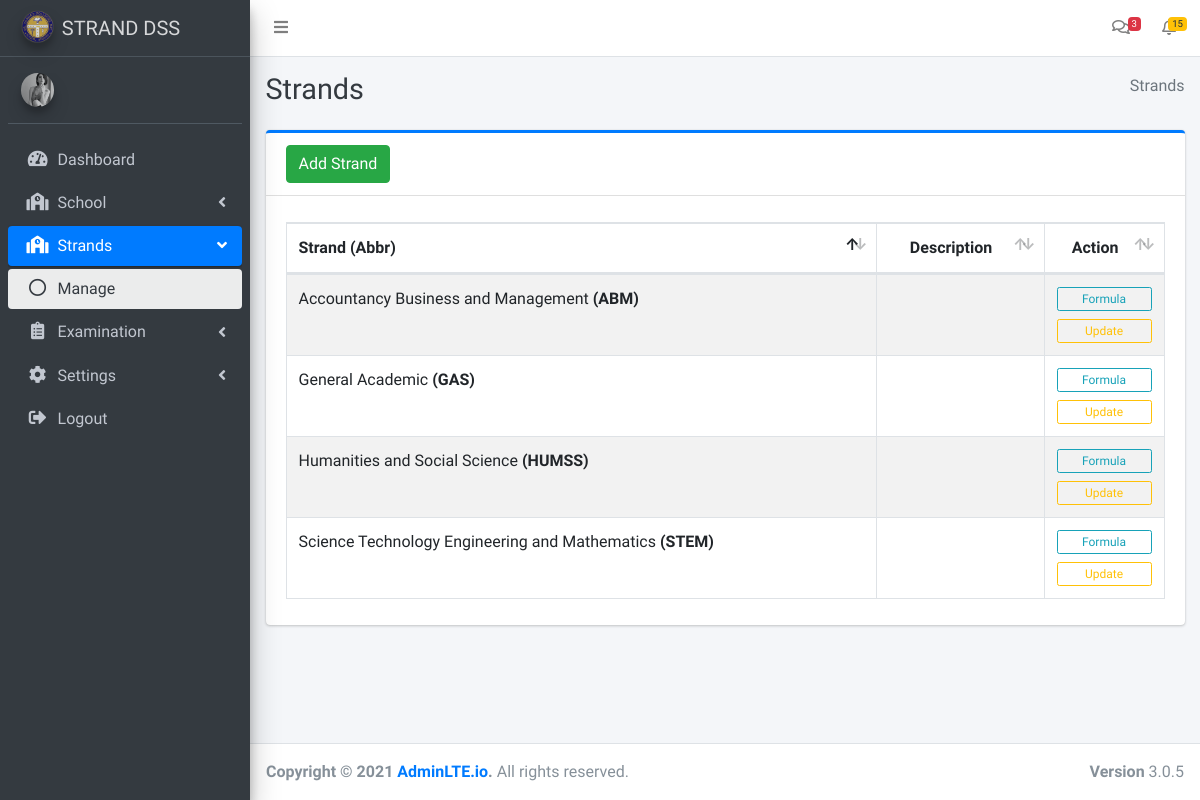
/admin/manage_strands.php (signed in), run on the app's committed database.
### tables this page shows
CREATE TABLE `strands` (
  `strand_id` int(11) NOT NULL,
  `strand_name` varchar(250) NOT NULL,
  `strand_abr` varchar(10) NOT NULL,
  `strand_description` text NOT NULL,
  `updated` timestamp NOT NULL DEFAULT current_timestamp() ON UPDATE current_timestamp()
);

### admin/manage_strands.php (the view, shortened to what this page needs)
<?php
include('include/header.php');
include('include/sidebar.php');
?>
<div class="content-wrapper">
  <div class="content-header">
    <div class="container-fluid">
      <div class="row mb-2">
        <div class="col-sm-6">
          <h1 class="m-0 text-dark">Strands</h1>
        </div>
        <div class="col-sm-6">
          <ol class="breadcrumb float-sm-right">
            <li class="breadcrumb-item active">Strands</li>
          </ol>
        </div>
      </div>
    </div>
  </div>
  <section class="content">
    <div class="container-fluid">
      <div class="row">
        <div class="col-md-12">
          <div class="card card-primary card-outline">
            <div class="card-header">
              <button class="btn btn-success" data-toggle="modal" data-target="#modal-lg">
                Add Strand
              </button>
            </div>
            <div class="card-body pad table-responsive">
              <table class="table table-bordered table-striped cat">
                <thead>
                  <tr>
                    <th>Strand (Abbr)</th>
                    <th class="text-center">Description</th>
                    <th class="text-center">Action</th>
                  </tr>
                </thead>
                <tbody>
                  <?php
                  $sql = "SELECT * FROM strands";
                  $result = $conn->query($sql);
                  if ($result->num_rows > 0) {
                    while ($row = $result->fetch_assoc()) {
                  ?>
                      <tr>
                        <td><?php echo $row['strand_name'] . ' <strong>(' . $row['strand_abr'] . ')</strong>'; ?></td>
                        <td><?php echo $row['strand_description']; ?></td>
                        <td class="text-center">
                          <a href="add_strand_formula.php?id=<?php echo $row['strand_id']; ?>" class="btn btn-block btn-outline-info btn-xs">Formula</a>
                          <a href="strand_edit.php?id=<?php echo $row['strand_id']; ?>" class="btn btn-block btn-outline-warning btn-xs">Update</a>
                        </td>
                      </tr>
                  <?php
                    }
                  }
                  ?>
                </tbody>
              </table>
            </div>
          </div>
        </div>
      </div>
    </div>
  </section>
</div>
<?php
include('include/footer.php');
?>

### data on the page
strands: strand_name "General Academic", strand_abr "GAS"
strands: strand_name "Humanities and Social Science", strand_abr "HUMSS"
strands: strand_name "Science Technology Engineering and Mathematics", strand_abr "STEM"
strands: strand_name "Accountancy Business and Management", strand_abr "ABM"
